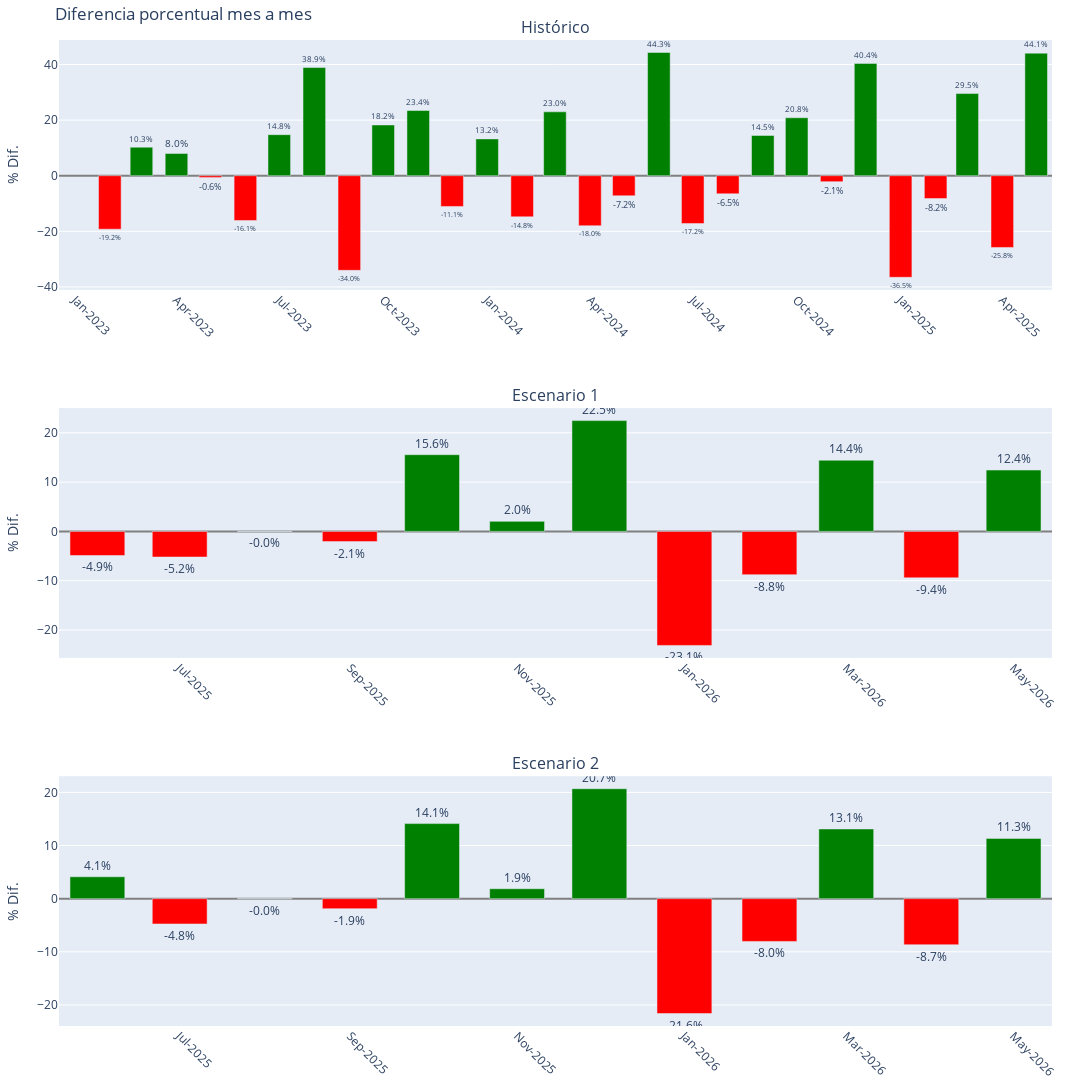

The notebook cell saved with this chart:
### Markdown cell above
## 8. Diferencia porcentual mes a mes

Se calcula y grafica la variación porcentual mes a mes para el histórico y ambos escenarios.

### Code cell
import plotly.subplots as sp
import plotly.graph_objects as go

def calc_diff(df, col, first_ref=None):
    diffs = df[col].pct_change() * 100
    if first_ref is not None and len(diffs) > 0:
        # Reemplaza el primer valor NaN por la diferencia con el último valor del histórico
        diffs.iloc[0] = 100 * (df[col].iloc[0] - first_ref) / ((abs(df[col].iloc[0]) + abs(first_ref)) / 2)
    return diffs

# Último valor real del histórico
last_hist = df_hist['y'].iloc[-1]

# Calcular diferencias
# Histórico: normal
# Escenarios: primer punto vs último histórico

df_hist['DIF_PCT'] = calc_diff(df_hist, 'y')
df_fcst1['DIF_PCT'] = calc_diff(df_fcst1, 'CANTIDAD_VENDIDA_PRED', first_ref=last_hist)
df_fcst2['DIF_PCT'] = calc_diff(df_fcst2, 'CANTIDAD_VENDIDA_PRED', first_ref=last_hist)

get_colors = lambda difs: [
    'green' if d > 0 else 'yellow' if d == 0 else 'red' for d in difs
]

fig = sp.make_subplots(
    rows=3, cols=1, 
    subplot_titles=['Histórico', 'Escenario 1', 'Escenario 2'],
    vertical_spacing=0.12
)

# 1. Histórico
fig.add_trace(
    go.Bar(
        x=df_hist['ds'],
        y=df_hist['DIF_PCT'],
        marker_color=get_colors(df_hist['DIF_PCT']),
        text=[f'{v:.1f}%' if not pd.isnull(v) else '' for v in df_hist['DIF_PCT']],
        textposition='outside',
        name='Histórico',
        width=20*24*60*60*1000
    ), row=1, col=1
)
# 2. Escenario 1
fig.add_trace(
    go.Bar(
        x=df_fcst1['ds'],
        y=df_fcst1['DIF_PCT'],
        marker_color=get_colors(df_fcst1['DIF_PCT']),
        text=[f'{v:.1f}%' if not pd.isnull(v) else '' for v in df_fcst1['DIF_PCT']],
        textposition='outside',
        name='Escenario 1',
        width=20*24*60*60*1000
    ), row=2, col=1
)
# 3. Escenario 2
fig.add_trace(
    go.Bar(
        x=df_fcst2['ds'],
        y=df_fcst2['DIF_PCT'],
        marker_color=get_colors(df_fcst2['DIF_PCT']),
        text=[f'{v:.1f}%' if not pd.isnull(v) else '' for v in df_fcst2['DIF_PCT']],
        textposition='outside',
        name='Escenario 2',
        width=20*24*60*60*1000
    ), row=3, col=1
)

fig.update_layout(
    title_text='Diferencia porcentual mes a mes',
    showlegend=False,
    height=1300,
    width=1200,
    bargap=0.25,
    font=dict(size=12),
    margin=dict(t=40, l=40, r=40, b=40)
)
for i in range(1, 4):
    fig.update_yaxes(title_text='% Dif.', row=i, col=1, zeroline=True, zerolinecolor='gray')
    fig.update_xaxes(tickformat='%b-%Y', row=i, col=1, tickangle=45)
fig.show()

### Figure 1 — Plotly figure (JSON) as saved in the notebook; plotly's stock layout.template omitted (floating-point values rounded to 4 significant figures)
{"data": [{"marker": {"color": ["red", "red", "green", "green", "red", "red", "green", "green", "red", "green", "green", "red", "green", "red", "green", "red", "red", "green", "red", "red", "green", "green", "red", "green", "red", "red", "green", "red", "green"]}, "name": "Histórico", "text": ["", "-19.2%", "10.3%", "8.0%", "-0.6%", "-16.1%", "14.8%", "38.9%", "-34.0%", "18.2%", "23.4%", "-11.1%", "13.2%", "-14.8%", "23.0%", "-18.0%", "-7.2%", "44.3%", "-17.2%", "-6.5%", "14.5%", "20.8%", "-2.1%", "40.4%", "-36.5%", "-8.2%", "29.5%", "-25.8%", "44.1%"], "textposition": "outside", "type": "bar", "width": 1728000000, "x": ["2023-01-01T00:00:00.000000000", "2023-02-01T00:00:00.000000000", "2023-03-01T00:00:00.000000000", "2023-04-01T00:00:00.000000000", "2023-05-01T00:00:00.000000000", "2023-06-01T00:00:00.000000000", "2023-07-01T00:00:00.000000000", "2023-08-01T00:00:00.000000000", "2023-09-01T00:00:00.000000000", "2023-10-01T00:00:00.000000000", "2023-11-01T00:00:00.000000000", "2023-12-01T00:00:00.000000000", "2024-01-01T00:00:00.000000000", "2024-02-01T00:00:00.000000000", "2024-03-01T00:00:00.000000000", "2024-04-01T00:00:00.000000000", "2024-05-01T00:00:00.000000000", "2024-06-01T00:00:00.000000000", "2024-07-01T00:00:00.000000000", "2024-08-01T00:00:00.000000000", "2024-09-01T00:00:00.000000000", "2024-10-01T00:00:00.000000000", "2024-11-01T00:00:00.000000000", "2024-12-01T00:00:00.000000000", "2025-01-01T00:00:00.000000000", "2025-02-01T00:00:00.000000000", "2025-03-01T00:00:00.000000000", "2025-04-01T00:00:00.000000000", "2025-05-01T00:00:00.000000000"], "xaxis": "x", "y": [NaN, -19.23, 10.26, 7.973, -0.6154, -16.1, 14.76, 38.91, -34.03, 18.25, 23.44, -11.06, 13.24, -14.8, 22.97, -18.0, -7.222, 44.31, -17.22, -6.516, 14.48, 20.84, -2.132, 40.4, -36.53, -8.222, 29.54, -25.79, 44.08], "yaxis": "y"}, {"marker": {"color": ["red", "red", "red", "red", "green", "green", "green", "red", "red", "green", "red", "green"]}, "name": "Escenario 1", "text": ["-4.9%", "-5.2%", "-0.0%", "-2.1%", "15.6%", "2.0%", "22.5%", "-23.1%", "-8.8%", "14.4%", "-9.4%", "12.4%"], "textposition": "outside", "type": "bar", "width": 1728000000, "x": ["2025-06-01T00:00:00.000000000", "2025-07-01T00:00:00.000000000", "2025-08-01T00:00:00.000000000", "2025-09-01T00:00:00.000000000", "2025-10-01T00:00:00.000000000", "2025-11-01T00:00:00.000000000", "2025-12-01T00:00:00.000000000", "2026-01-01T00:00:00.000000000", "2026-02-01T00:00:00.000000000", "2026-03-01T00:00:00.000000000", "2026-04-01T00:00:00.000000000", "2026-05-01T00:00:00.000000000"], "xaxis": "x2", "y": [-4.887, -5.204, -0.004215, -2.07, 15.57, 2.036, 22.48, -23.13, -8.78, 14.44, -9.426, 12.45], "yaxis": "y2"}, {"marker": {"color": ["green", "red", "red", "red", "green", "green", "green", "red", "red", "green", "red", "green"]}, "name": "Escenario 2", "text": ["4.1%", "-4.8%", "-0.0%", "-1.9%", "14.1%", "1.9%", "20.7%", "-21.6%", "-8.0%", "13.1%", "-8.7%", "11.3%"], "textposition": "outside", "type": "bar", "width": 1728000000, "x": ["2025-06-01T00:00:00.000000000", "2025-07-01T00:00:00.000000000", "2025-08-01T00:00:00.000000000", "2025-09-01T00:00:00.000000000", "2025-10-01T00:00:00.000000000", "2025-11-01T00:00:00.000000000", "2025-12-01T00:00:00.000000000", "2026-01-01T00:00:00.000000000", "2026-02-01T00:00:00.000000000", "2026-03-01T00:00:00.000000000", "2026-04-01T00:00:00.000000000", "2026-05-01T00:00:00.000000000"], "xaxis": "x3", "y": [4.119, -4.756, -0.003834, -1.883, 14.13, 1.871, 20.7, -21.61, -8.045, 13.12, -8.666, 11.35], "yaxis": "y3"}], "layout": {"annotations": [{"font": {"size": 16}, "showarrow": false, "text": "Histórico", "x": 0.5, "xanchor": "center", "xref": "paper", "y": 1, "yanchor": "bottom", "yref": "paper"}, {"font": {"size": 16}, "showarrow": false, "text": "Escenario 1", "x": 0.5, "xanchor": "center", "xref": "paper", "y": 0.6267, "yanchor": "bottom", "yref": "paper"}, {"font": {"size": 16}, "showarrow": false, "text": "Escenario 2", "x": 0.5, "xanchor": "center", "xref": "paper", "y": 0.2533, "yanchor": "bottom", "yref": "paper"}], "bargap": 0.25, "font": {"size": 12}, "height": 1300, "margin": {"b": 40, "l": 40, "r": 40, "t": 40}, "showlegend": false, "title": {"text": "Diferencia porcentual mes a mes"}, "width": 1200, "xaxis": {"anchor": "y", "domain": [0, 1], "tickangle": 45, "tickformat": "%b-%Y"}, "xaxis2": {"anchor": "y2", "domain": [0, 1], "tickangle": 45, "tickformat": "%b-%Y"}, "xaxis3": {"anchor": "y3", "domain": [0, 1], "tickangle": 45, "tickformat": "%b-%Y"}, "yaxis": {"anchor": "x", "domain": [0.7467, 1], "title": {"text": "% Dif."}, "zeroline": true, "zerolinecolor": "gray"}, "yaxis2": {"anchor": "x2", "domain": [0.3733, 0.6267], "title": {"text": "% Dif."}, "zeroline": true, "zerolinecolor": "gray"}, "yaxis3": {"anchor": "x3", "domain": [0, 0.2533], "title": {"text": "% Dif."}, "zeroline": true, "zerolinecolor": "gray"}}}
